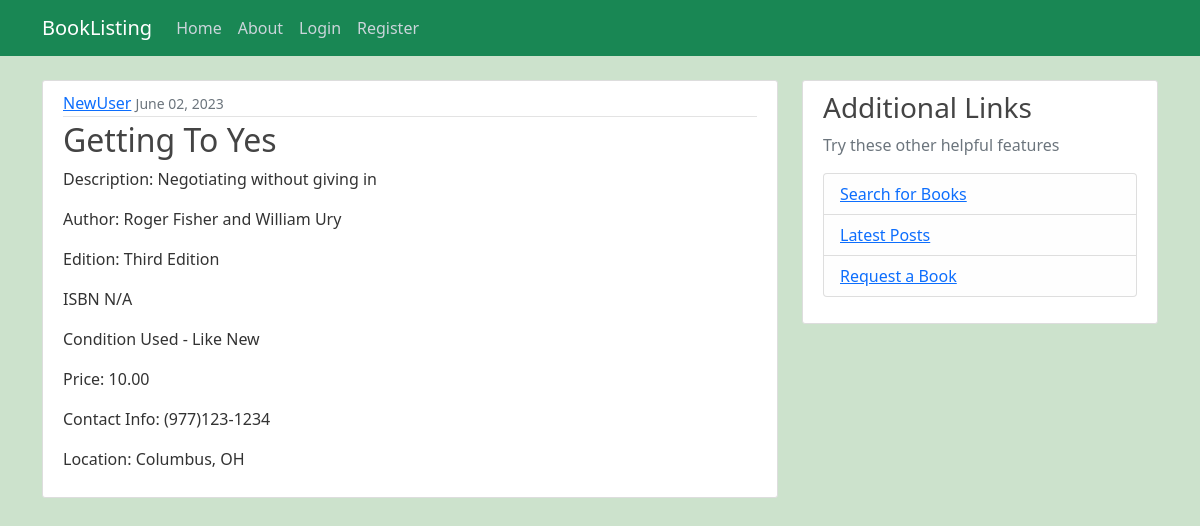
Screenshot of /post/9/ with the database file from the repository.
### listing/models.py (models this page shows)
class Post(models.Model):
    title = models.CharField(max_length=100)
    content = models.TextField()
    date_posted = models.DateTimeField(default=timezone.now)
    author = models.ForeignKey(User, on_delete=models.CASCADE)
    book_author = models.CharField(max_length=100, default='unknown author')
    edition = models.CharField(max_length=100, default='unknown edition')
    course = models.CharField(max_length=100, default='unknown course')
    isbn = models.CharField(max_length=100, default='unknown isbn')
    condition = models.CharField(max_length=100, default='unknown condition')
    price = models.DecimalField(max_digits=8, decimal_places=2, default=0.00)
    contact = models.CharField(max_length=100, default='unknown contact info')
    location = models.CharField(max_length=100, default='unknown location')

### listing/views.py (the view)
# urls.py: path('post/<int:pk>/', PostDetailView.as_view(), name='post-detail'),
class PostDetailView(DetailView):
    model = Post

### listing/templates/listing/post_detail.html (shortened to what this page needs)
{% extends "listing/base.html" %} {% block content %}
<article class="media content-section">
  <div class="media-body">
    <div class="article-metadata">
      <a class="mr-2" href="#">{{ object.author }}</a>
      <small class="text-muted">{{ object.date_posted|date:'F d, Y' }}</small>
    </div>
    <h2 class="article-title">{{ object.title }}</h2>
    <p class="article-content">Description: {{ object.content }}</p>
    <p class="article-content">Author: {{ object.book_author }}</p>
    <p class="article-content">Edition: {{ object.edition }}</p>
    <p class="article-content">ISBN {{ object.isbn }}</p>
    <p class="article-content">Condition {{ object.condition }}</p>
    <p class="article-content">Price: {{ object.price }}</p>
    <p class="article-contact">Contact Info: {{ object.contact }}</p>
    <p class="article-location">Location: {{ object.location }}</p>
  </div>
</article>
{% endblock content %}

### listing/static/listing/main.css (style rules this page uses)
body { background: #fafafa; color: #333333; margin-top: 5rem; }
h1, h2, h3, h4, h5, h6 { color: #444444; }
.content-section { background: #ffffff; padding: 10px 20px; border: 1px solid #dddddd; border-radius: 3px; margin-bottom: 20px; }
.article-title { color: #444444; }
.article-content { white-space: pre-line; }
.article-metadata { padding-bottom: 1px; margin-bottom: 4px; border-bottom: 1px solid #e3e3e3; }

### rows the page displays
Post: author "NewUser", date_posted "June 02, 2023", title "Getting To Yes", content "Negotiating without giving in", book_author "Roger Fisher and William Ury", edition "Third Edition", isbn "N/A", condition "Used - Like New", price "10.00", contact "(977)123-1234", location "Columbus, OH"
